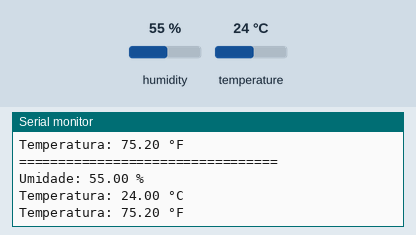
Recording of a sketch running on a simulated ESP32. Shown: the last lines printed to the serial monitor. The inputs (shaded band) are chosen by the test bench; at power-on: humidity 55 %, temperature 24 °C.

Above: at 3.0 s.
3.1 s: humidity set to 22 %
At 4.49 s:
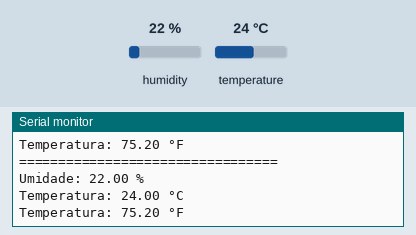
5.9 s: temperature set to 12 °C
At 6.55 s:
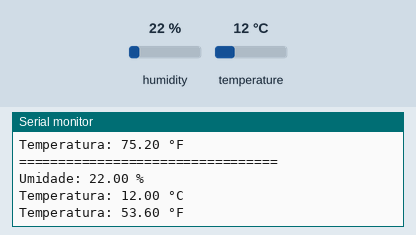
8.7 s: humidity set to 40 %
At 10.66 s:
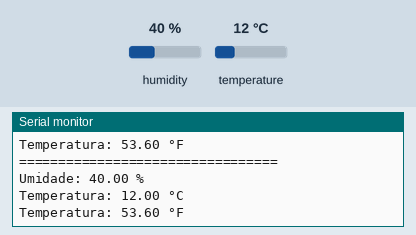
Timing chart, 0 to 12.2 s (numbered marks = the images above; inputs shaded):
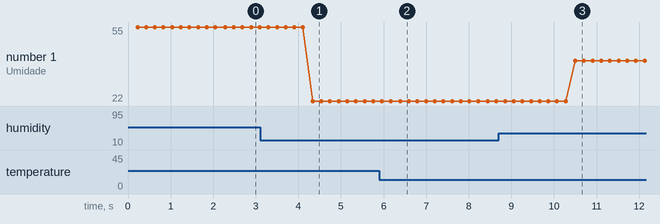

Measured:
- after the input at 3.1 s, the serial monitor: prints a new line after 1.2 s (image 1)
- after the input at 5.9 s, the serial monitor: prints a new line after 0.49 s (image 2)
- after the input at 8.7 s, the serial monitor: prints a new line after 1.8 s (image 3)
- plotted number 1: 55 → 22 after the input at 3.1 s, 22 → 40 after the input at 8.7 s

The sketch:

LeituraDeEsp32Temp.ino
```cpp
#include "DHT.h"

// Defina o pino do sinal do DHT11
#define DHTPIN 18

// Escolha o tipo de sensor: DHT11 ou DHT22
#define DHTTYPE DHT11

// Cria um objeto DHT
DHT dht(DHTPIN, DHTTYPE);

void setup() {
  Serial.begin(115200);
  Serial.println("Iniciando leitura do sensor DHT11...");

  dht.begin();
}

void loop() {
  // Aguarda um pouco entre as medições
  delay(200);

  // Lê a umidade
  float h = dht.readHumidity();
  // Lê a temperatura em Celsius
  float t = dht.readTemperature();
  // Lê a temperatura em Fahrenheit (opcional)
  float f = dht.readTemperature(true);

  // Verifica se houve falha na leitura
  if (isnan(h) || isnan(t) || isnan(f)) {
    Serial.println("Falha ao ler o sensor DHT11!");
    return;
  }

  // Mostra os valores no monitor serial
  Serial.println("=================================");
  Serial.print("Umidade: ");
  Serial.print(h);
  Serial.println(" %");

  Serial.print("Temperatura: ");
  Serial.print(t);
  Serial.println(" °C");

  Serial.print("Temperatura: ");
  Serial.print(f);
  Serial.println(" °F");
}
```
